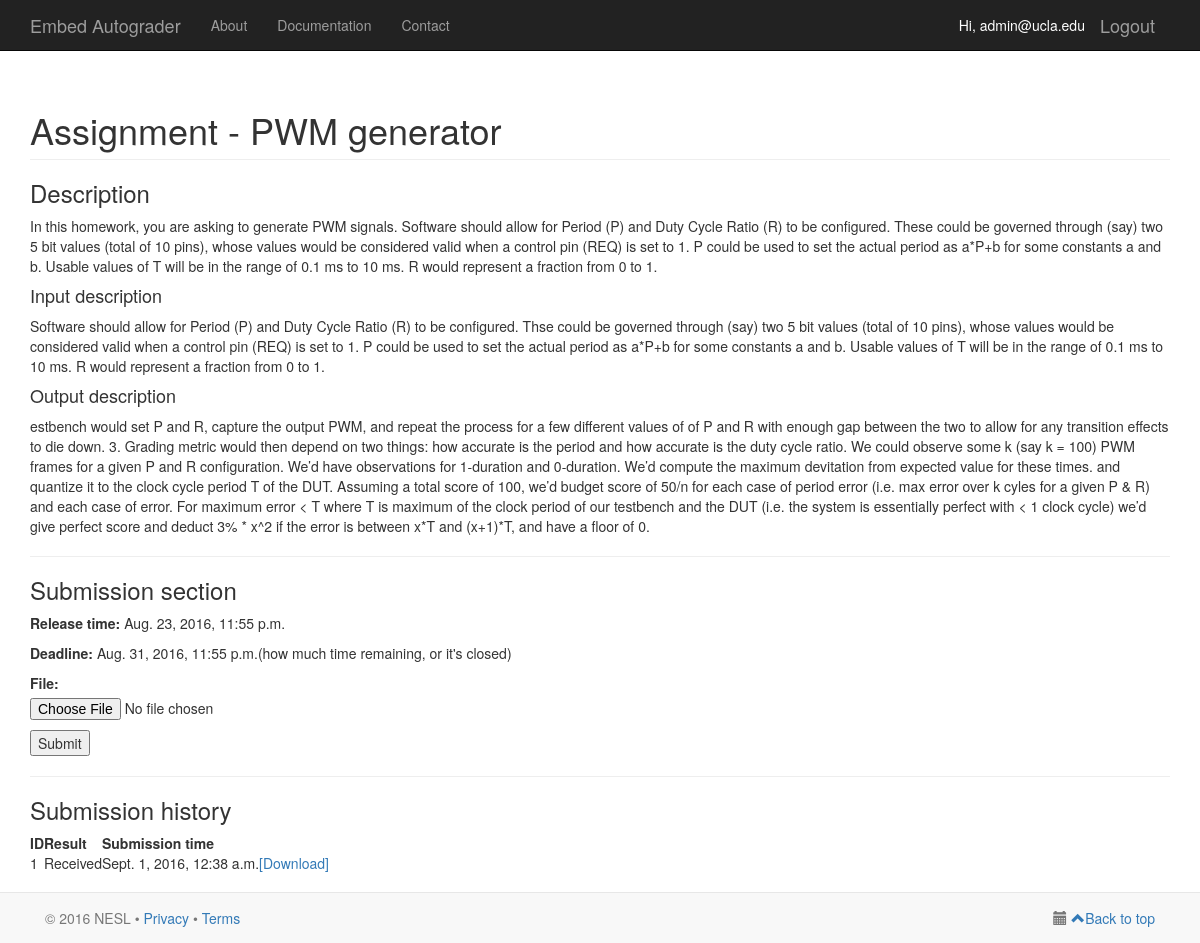
Page /course/3/assignments/1/ (signed in) on the committed database.
### serapis/models.py (models this page shows, shortened)
class Assignment(models.Model):
    course_id = models.ForeignKey(Course, on_delete = models.CASCADE)
    name = models.CharField(max_length=50)
    release_time = models.DateTimeField()
    deadline = models.DateTimeField()
    problem_statement = models.TextField()
    input_statement = models.TextField()
    output_statement = models.TextField()
    testbed_type_id = models.ForeignKey(TestbedType, on_delete = models.CASCADE, default = None, null = True)
    num_testbeds = models.IntegerField(default = None, null = True)

class Submission(models.Model):
    STAT_RECEIVED = 0
    STAT_GRADING = 10
    STAT_REGRADING = 11
    STAT_GRADED = 20
    SUBMISSION_STATES = (
            (STAT_RECEIVED, "Received"),
            (STAT_GRADING, "Grading"),
            (STAT_REGRADING, "Rejudging"),
            (STAT_GRADED, "Result is ready"),
    )
    student_id = models.ForeignKey(User, on_delete = models.CASCADE)
    assignment_id = models.ForeignKey(Assignment, on_delete = models.CASCADE)
    submission_time = models.DateTimeField()
    grading_result = models.FloatField()
    status = models.IntegerField(choices = SUBMISSION_STATES, default = STAT_RECEIVED)
    file = models.FileField(upload_to='uploaded_files')

### serapis/views.py (the view, shortened to what this page needs)
# urls.py: url(r'^create-assignment/([0-9]+)/$', views.create_assignment, name='create-assignment'),
@login_required(login_url='/login/')
def assignment(request, course_id, assignment_id):
    username = request.user
    user = User.objects.filter(username=username)[0]
    user_profile = UserProfile.objects.filter(user=user)[0]
    course_list = Course.objects.filter(id=course_id)
    if not course_list:
        return HttpResponse("Course cannot be found")
    course = course_list[0]
    if not CourseUserList.objects.filter(course_id=course, user_id=user):
        raise PermissionDenied
    assignment_list = course.assignment_set.filter(id=assignment_id)
    if not assignment_list:
        return HttpResponse("Assignment cannot be found")
    assignment = assignment_list[0]
    submission_form = AssignmentSubmissionForm()
    submission_short_list = Submission.objects.filter(student_id=user, assignment_id=assignment).order_by('-id')
    template_context = {
            'myuser': request.user,
            'user_profile': user_profile,
            'assignment': assignment,
            'submission_form': submission_form,
            'submission_short_list': submission_short_list,
    }
    return render(request, 'serapis/assignment.html', template_context)

### serapis/model_forms.py
class AssignmentSubmissionForm(ModelForm):
    class Meta:
        model = Submission
        fields = ['file']

### serapis/templates/serapis/assignment.html (shortened to what this page needs)
{% extends 'serapis/base.html' %}
{% load staticfiles %}
{% block content %}
    <div class="container">
        <h1 class="page-header">Assignment - {{ assignment.name }}</h1>
        <h3>Description</h3>
        <p>{{ assignment.problem_statement }}</p>
        <h4>Input description</h4>
        <p>{{ assignment.input_statement }}</p>
        <h4>Output description</h4>
        <p>{{ assignment.output_statement }}</p>
        <hr/>
        <h3>Submission section</h3>
        <p><b>Release time: </b>{{ assignment.release_time }}</p>
        <p><b>Deadline: </b>{{ assignment.deadline }}(how much time remaining, or it's closed)</p>
        <form action="." method="post" enctype="multipart/form-data">
            {{ submission_form.as_p }}
            <input type="submit" value="Submit" />
        </form>
        <hr/>
        <h3>Submission history</h3>
        {% if not submission_short_list %}
            <p>No submissions to this question yet.</p>
        {% else %}
            <table>
                <tr><th>ID</th><th>Result</th><th>Submission time</th><th>&nbsp;</th></tr>
                {% for s in submission_short_list %}
                    <tr><td>{{ s.id }}</td><td>{{ s.get_status_display }}</td><td>{{ s.submission_time }}</td><td><a href="{{ MEDIA_URL }}{{ s.file.url }}">[Download]</a></tr>
                {% endfor %}
            </table>
        {% endif %}
    </div>
{% endblock %}

### serapis/templates/serapis/base.html (shortened to what this page needs)
{% load staticfiles %}
<!DOCTYPE html>
<html lang="en">
    <head>
        <link href="{% static 'bootstrap/css/bootstrap.min.css' %}" rel="stylesheet">
        <link href="{% static 'bootstrap/css/bootstrap-datetimepicker.css' %}" rel="stylesheet">
        <link href="http://code.jquery.com/ui/1.11.1/themes/smoothness/jquery-ui.css" rel="stylesheet">
        <link rel="stylesheet" href="//maxcdn.bootstrapcdn.com/font-awesome/4.3.0/css/font-awesome.min.css">
    </head>
    <body>
        <nav class="navbar navbar-inverse navbar-fixed-top" role="navigation">
            <div class="container">
                <div class="navbar-header">
                    <a class="navbar-brand" href="{% url 'homepage' %}">Embed Autograder</a>
                </div>
                {% if myuser.is_authenticated %}
                    <a href="{% url 'logout' %}" class="navbar-brand pull-right">Logout</a>
                    <span class="navbar-brand pull-right" style="font-size:14px; color:white">Hi, {{ myuser.username }}</span>
                {% endif %}
                <div class="collapse navbar-collapse" id="bs-example-navbar-collapse-1">
                    <ul class="nav navbar-nav">
                        <li><a href="#">About</a></li>
                        <li><a href="#">Documentation</a></li>
                        <li><a href="#">Contact</a></li>
                    </ul>
                </div>
            </div>
        </nav>
        {% block content %}
        {% endblock %}
        <div class="navbar navbar-default navbar-fixed-bottom">
        <div class="container">
            <p class="navbar-text pull-left">© 2016 NESL •
                <a href="http://nesl.ee.ucla.edu/privacy">Privacy</a>
                <span>•</span>
                <a href="http://nesl.ee.ucla.edu/terms">Terms</a>
            </p>
            <div class="navbar-text pull-right">
                <i class="glyphicon glyphicon-calendar" aria-hidden="true"></i>
                <a href="#Top"><span class="glyphicon-class glyphicon glyphicon-chevron-up"></span>Back to top</a>
            </div>
        </div>
    </body>
</html>

### serapis/templates/serapis/base.html (style rules this page uses)
body { padding-top: 70px; padding-bottom: 70px; }

### rows in the picture
Assignment: name "PWM generator", problem_statement "In this homework, you are asking to generate PWM signals. Software should allow for Period (P) and Duty Cycle Ratio (R) to be configured. These could be governed through (say) two 5 bit values (total of 10 pins), whose values would be considered valid when a control pin (REQ) is set to 1. P could be used to set the actual period as a*P+b for some constants a and b. Usable values of T will be in the range of 0.1 ms to 10 ms. R would represent a fraction from 0 to 1.", input_statement "Software should allow for Period (P) and Duty Cycle Ratio (R) to be configured. Thse could be governed through (say) two 5 bit values (total of 10 pins), whose values would be considered valid when a control pin (REQ) is set to 1. P could be used to set the actual period as a*P+b for some constants a and b. Usable values of T will be in the range of 0.1 ms to 10 ms. R would represent a fraction from 0 to 1.", output_statement "estbench would set P and R, capture the output PWM, and repeat the process for a few different values of of P and R with enough gap between the two to allow for any transition effects to die down. 3. Grading metric would then depend on two things: how accurate is the period and how accurate is the duty cycle ratio. We could observe some k (say k = 100) PWM frames for a given P and R configuration. We’d have observations for 1-duration and 0-duration. We’d compute the maximum devitation from expected value for these times. and quantize it to the clock cycle period T of the DUT. Assuming a total score of 100, we’d budget score of 50/n for each case of period error (i.e. max error over k cyles…", release_time "Aug. 23, 2016, 11:55 p.m.", deadline "Aug. 31, 2016, 11:55 p.m."
Submission: id "1", status "Received", submission_time "Sept. 1, 2016, 12:38 a.m."

### other values in the picture
{{ myuser.username }} "admin@ucla.edu"
